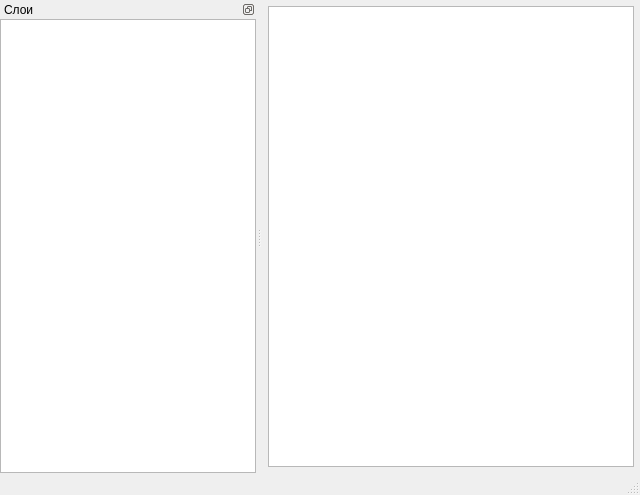
<?xml version="1.0" encoding="UTF-8"?>
<ui version="4.0">
 <class>MainWindow</class>
 <widget class="QMainWindow" name="MainWindow">
  <property name="geometry">
   <rect>
    <x>0</x>
    <y>0</y>
    <width>640</width>
    <height>495</height>
   </rect>
  </property>
  <property name="windowTitle">
   <string>G2G</string>
  </property>
  <widget class="QWidget" name="centralwidget">
   <layout class="QGridLayout" name="gridLayout">
    <property name="leftMargin">
     <number>6</number>
    </property>
    <property name="topMargin">
     <number>6</number>
    </property>
    <property name="rightMargin">
     <number>6</number>
    </property>
    <property name="bottomMargin">
     <number>6</number>
    </property>
    <item row="0" column="0" rowspan="2">
     <widget class="MyGraphicsView" name="graphicsView">
      <property name="transformationAnchor">
       <enum>QGraphicsView::AnchorUnderMouse</enum>
      </property>
      <property name="resizeAnchor">
       <enum>QGraphicsView::AnchorUnderMouse</enum>
      </property>
     </widget>
    </item>
   </layout>
  </widget>
  <widget class="QMenuBar" name="menubar">
   <property name="geometry">
    <rect>
     <x>0</x>
     <y>0</y>
     <width>640</width>
     <height>21</height>
    </rect>
   </property>
  </widget>
  <widget class="QStatusBar" name="statusbar"/>
  <widget class="QDockWidget" name="treeDockWidget">
   <property name="minimumSize">
    <size>
     <width>100</width>
     <height>111</height>
    </size>
   </property>
   <property name="features">
    <set>QDockWidget::DockWidgetFloatable|QDockWidget::DockWidgetMovable</set>
   </property>
   <property name="windowTitle">
    <string>Слои</string>
   </property>
   <attribute name="dockWidgetArea">
    <number>1</number>
   </attribute>
   <widget class="TreeView" name="treeView"/>
  </widget>
 </widget>
 <customwidgets>
  <customwidget>
   <class>MyGraphicsView</class>
   <extends>QGraphicsView</extends>
   <header location="global">mygraphicsview.h</header>
  </customwidget>
  <customwidget>
   <class>TreeView</class>
   <extends>QTreeView</extends>
   <header>filetree/treeview.h</header>
  </customwidget>
 </customwidgets>
 <resources/>
 <connections/>
</ui>
